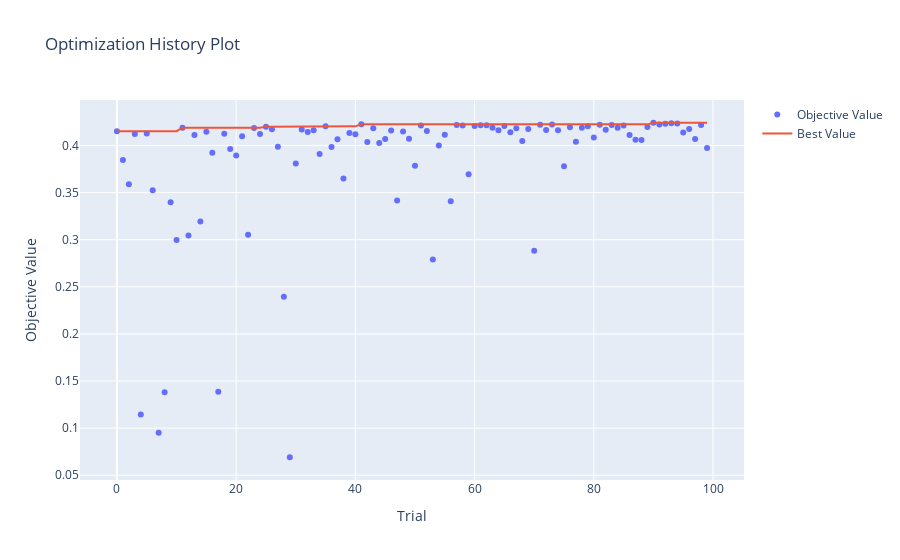

Notebook source saved alongside this figure:
### Code cell
# Plot optimization history
plot_optimization_history(study)
